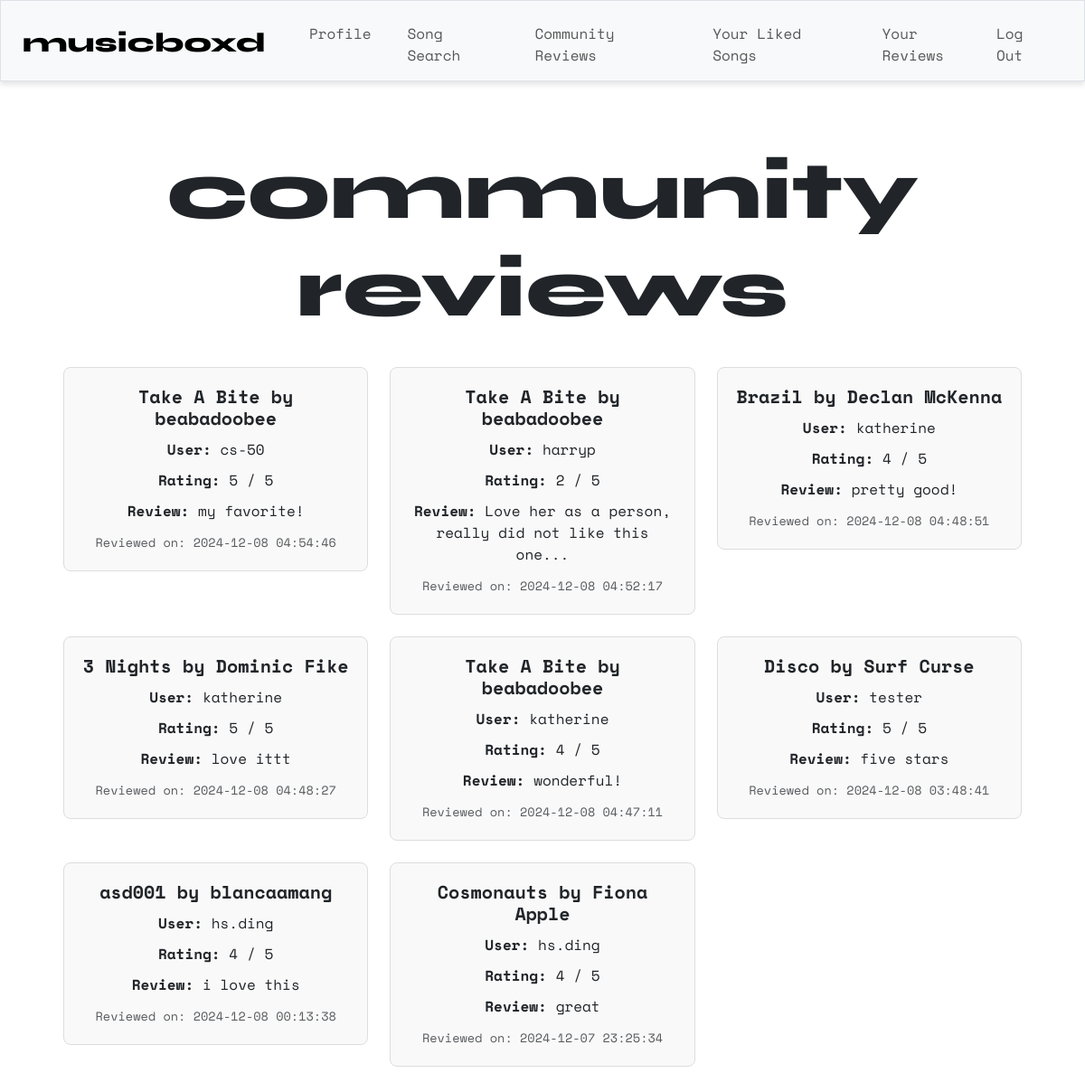
/recent (signed in), run on the app's committed database.
### tables this page shows
CREATE TABLE reviews ( id INTEGER PRIMARY KEY, review TEXT NOT NULL, rating INTEGER NOT NULL, user_id INTEGER NOT NULL, song_id TEXT NOT NULL, timestamp DATETIME DEFAULT CURRENT_TIMESTAMP, FOREIGN KEY (user_id) REFERENCES users (id), FOREIGN KEY (song_id) REFERENCES songs (id) );

CREATE TABLE songs ( id TEXT PRIMARY KEY, title TEXT NOT NULL, artist TEXT NOT NULL);

CREATE TABLE users ( id INTEGER PRIMARY KEY, username TEXT NOT NULL UNIQUE, hash TEXT NOT NULL );

### app.py (the view)
@app.route("/recent")
@login_required
def recent():
    reviews = db.execute("""
        SELECT users.username, reviews.rating, reviews.timestamp, reviews.review,
               songs.title AS song_title, songs.artist AS song_artist
        FROM reviews
        JOIN users ON reviews.user_id = users.id
        JOIN songs ON reviews.song_id = songs.id
        ORDER BY reviews.timestamp DESC
    """)
    return render_template("recent.html", reviews=reviews)

### helpers.py (called while the page is built)
def login_required(f):
    @wraps(f)
    def decorated_function(*args, **kwargs):
        if session.get("user_id") is None:
            return redirect("/login")
        return f(*args, **kwargs)
    return decorated_function

### templates/recent.html (shortened to what this page needs)
{% extends "layout.html" %}
{% block main %}
    <div class="container">
        <h1 class="syne">community<br>reviews</h1>
        <br>
        {% if reviews %}
            <div class="row row-cols-1 row-cols-md-3 g-4">
                {% for review in reviews %}
                    <div class="col">
                        <div class="card">
                            <div class="card-body">
                                <h5 class="card-title">{{ review.song_title }} by {{ review.song_artist }}</h5>
                                <p class="card-text"><strong>User:</strong> {{ review.username }}</p>
                                <p class="card-text"><strong>Rating:</strong> {{ review.rating }} / 5</p>
                                <p class="card-text"><strong>Review:</strong> {{ review.review }}</p>
                                <p class="card-text"><small class="text-muted">Reviewed on: {{ review.timestamp }}</small></p>
                            </div>
                        </div>
                    </div>
                {% endfor %}
            </div>
        {% else %}
            <p class="text-muted">No reviews yet.</p>
        {% endif %}
    </div>
{% endblock %}

### templates/layout.html (shortened to what this page needs)
<!DOCTYPE html>
<html lang="en">
    <head>
        <link href="https://cdn.jsdelivr.net/npm/bootstrap@5.3.3/dist/css/bootstrap.min.css" rel="stylesheet">
        <link href="https://cdnjs.cloudflare.com/ajax/libs/font-awesome/6.0.0-beta3/css/all.min.css" rel="stylesheet">
        <link href="/static/styles.css" rel="stylesheet">
    </head>
    <body>
        {% if session["user_id"] %}
            <nav class="bg-light border navbar navbar-expand-md navbar-light">
                <div class="container-fluid px-4">
                    <a class="navbar-brand" href="/"><span class="syne" style="font-size:30px">musicboxd</span></a>
                    <div class="collapse navbar-collapse" id="navbar">
                        <ul class="navbar-nav me-auto mt-2">
                            <li class="nav-item ms-4"><a class="nav-link" href="/profile">Profile</a></li>
                            <li class="nav-item ms-4"><a class="nav-link" href="/search">Song Search</a></li>
                            <li class="nav-item ms-4"><a class="nav-link" href="/recent">Community Reviews</a></li>
                            <li class="nav-item ms-4"><a class="nav-link" href="/all_liked">Your Liked Songs</a></li>
                            <li class="nav-item ms-4"><a class="nav-link" href="/all_reviews">Your Reviews</a></li>
                        </ul>
                        <ul class="navbar-nav ms-auto mt-2">
                            <li class="nav-item"><a class="nav-link" href="/logout">Log Out</a></li>
                        </ul>
                    </div>
                </div>
            </nav>
        {% endif %}
        <main class="container py-5 text-center">
            {% block main %}{% endblock %}
        </main>
    </body>
</html>

### static/styles.css (style rules this page uses)
h1 { font-size: 90px; }
p { font-size: 20px; }
ul { list-style-type: none; }
nav { position: sticky; top: 0; left: 0; right: 0; z-index: 1000; background-color: #fff; box-shadow: 0 4px 6px rgba(0, 0, 0, 0.1); padding: 20px; }
nav .navbar-brand { font-size: xx-large; font-family: "Space Mono"; }
.card { border: 1px solid #ddd; border-radius: 8px; background-color: #f9f9f9; transition: box-shadow 0.3s ease-in-out; }
.card-body { padding: 20px; }
.card-title { font-size: 1.25rem; font-weight: bold; margin-bottom: 10px; }
.card-text { font-size: 1rem; margin-bottom: 8px; }
.card-text small { font-size: 0.85rem; color: #6c757d; }
.card-body p { margin-bottom: 10px; }
.container { padding: 20px; }
body { background-color: #ffffff; font-family: "Space Mono"; overflow: visible; }
.syne { font-family: "Syne", sans-serif; font-optical-sizing: auto; font-weight: 800; font-style: normal; }

### data on the page
reviews: song_title "Take A Bite", song_artist "beabadoobee", username "cs-50", rating "5", review "my favorite!", timestamp "2024-12-08 04:54:46"
reviews: song_title "Take A Bite", song_artist "beabadoobee", username "harryp", rating "2", review "Love her as a person, really did not like this one...", timestamp "2024-12-08 04:52:17"
reviews: song_title "Brazil", song_artist "Declan McKenna", username "katherine", rating "4", review "pretty good!", timestamp "2024-12-08 04:48:51"
reviews: song_title "3 Nights", song_artist "Dominic Fike", username "katherine", rating "5", review "love ittt", timestamp "2024-12-08 04:48:27"
reviews: song_title "Take A Bite", song_artist "beabadoobee", username "katherine", rating "4", review "wonderful!", timestamp "2024-12-08 04:47:11"
reviews: song_title "Disco", song_artist "Surf Curse", username "tester", rating "5", review "five stars", timestamp "2024-12-08 03:48:41"
reviews: song_title "asd001", song_artist "blancaamang", username "hs.ding", rating "4", review "i love this", timestamp "2024-12-08 00:13:38"
reviews: song_title "Cosmonauts", song_artist "Fiona Apple", username "hs.ding", rating "4", review "great", timestamp "2024-12-07 23:25:34"
